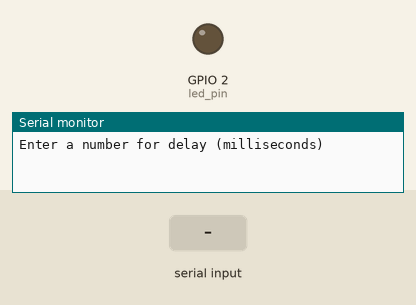
This sketch was run on a simulated ESP32. On the bench: output pins drawn as LEDs (lit = HIGH), the last lines printed to the serial monitor. Dashed ring = blinking. The test bench sets the inputs (shaded band).

Above: at 1.8 s.
1.9 s: "90,45\n" received over Serial
At 6.8 s:
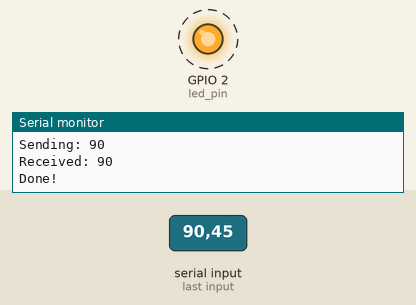
Timing chart, 0 to 10.9 s (numbered marks = the images above; inputs shaded):
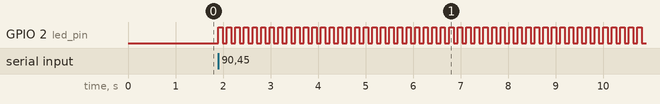

Measured:
- after the input at 1.9 s, GPIO 2 (led_pin): alternates HIGH for 0.09 s and LOW for 0.09 s, starting at once

The sketch:

mutex.ino
```cpp
// LED pin
static const int led_pin = 2;

// Mutex handle
static SemaphoreHandle_t mutex;

// Task to blink LED
void blinkLED(void *parameters)
{
  xSemaphoreTake(mutex, portMAX_DELAY);            // Take mutex to safely read shared data
  int num = *(int *)parameters;                    // Read delay value passed from setup
  xSemaphoreGive(mutex);                            // Release mutex

  Serial.print("Received: ");
  Serial.println(num);

  while (1) {
    digitalWrite(led_pin, HIGH);                   // Turn LED ON
    vTaskDelay(num / portTICK_PERIOD_MS);          // Wait for 'num' milliseconds
    digitalWrite(led_pin, LOW);                    // Turn LED OFF
    vTaskDelay(num / portTICK_PERIOD_MS);          // Wait for 'num' milliseconds
  }
}

void setup()
{
  long int delay_arg;

  pinMode(led_pin, OUTPUT);                        // Set LED pin as output
  Serial.begin(115200);
  vTaskDelay(1000 / portTICK_PERIOD_MS);          // Small delay for Serial to initialize

  Serial.println("Enter a number for delay (milliseconds)");
  while (Serial.available() <= 0);                // Wait for user input
  delay_arg = Serial.parseInt();                  // Read input number
  Serial.print("Sending: ");
  Serial.println(delay_arg);

  mutex = xSemaphoreCreateMutex();                // Create a mutex
  xTaskCreatePinnedToCore(blinkLED, "Blink LED", 1024, (void *)&delay_arg, 1, NULL, 1); // Create LED task

  vTaskDelay(portTICK_PERIOD_MS);                 // Small delay
  xSemaphoreTake(mutex, portMAX_DELAY);           // Ensure main waits until task has read value
  Serial.println("Done!");
}

void loop() {
  vTaskDelay(1000 / portTICK_PERIOD_MS);          // Nothing in loop; tasks run independently
}
```
